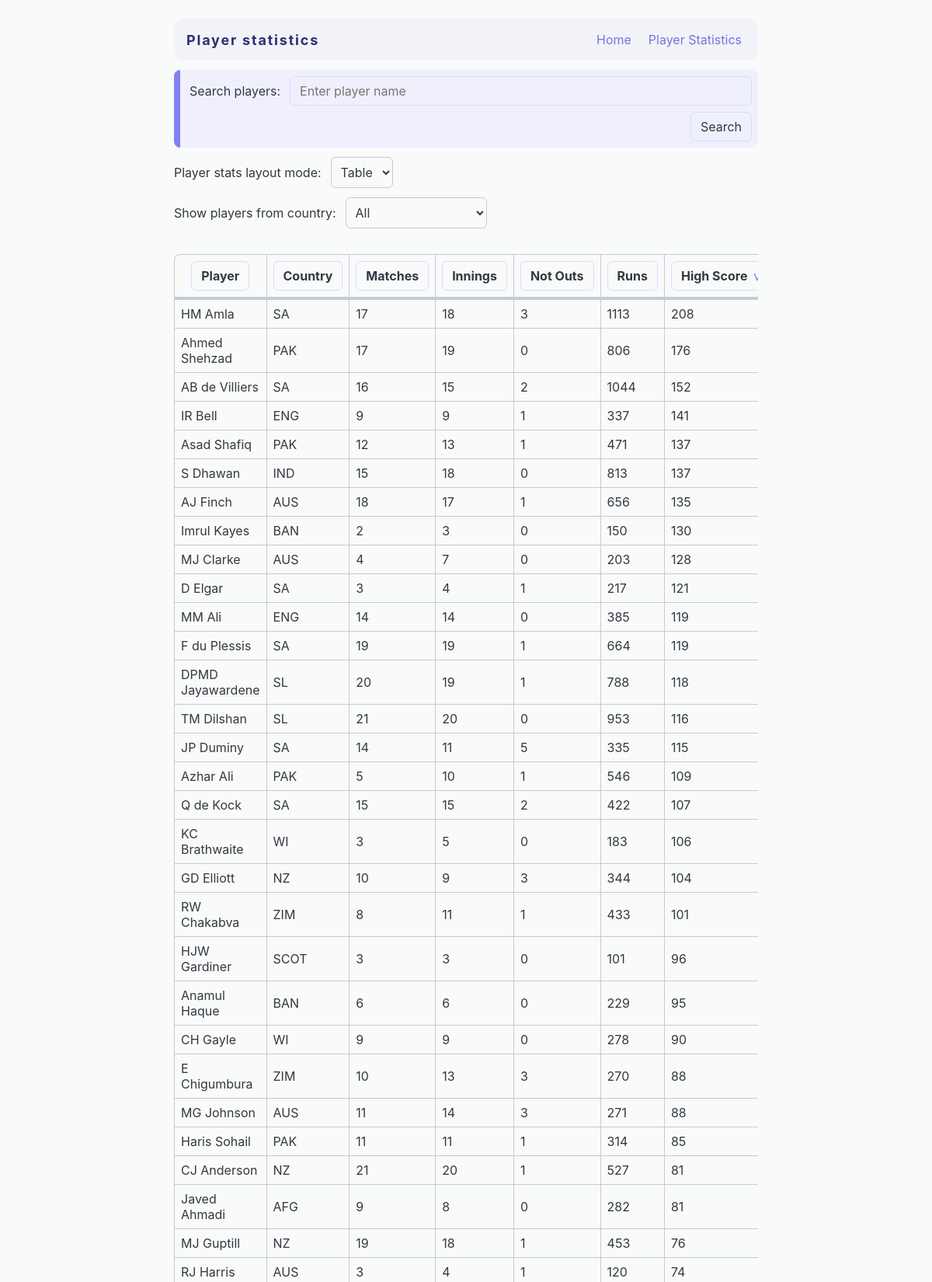
Screenshot of /cricket-stats (upper part) with the database file from the repository.
### tables this page shows
CREATE TABLE "cricket_world_cup_data" (
	"Player"	TEXT,
	"Country"	TEXT,
	"Matches"	INTEGER,
	"Innings"	INTEGER,
	"NotOuts"	INTEGER,
	"Runs"	INTEGER,
	"HighScore"	NUMERIC,
	"Average"	REAL,
	"BallsFaced"	INTEGER,
	"StrikeRate"	REAL,
	"100"	INTEGER,
	"50"	INTEGER,
	"0"	INTEGER,
	"4s"	INTEGER,
	"6s"	INTEGER
);

### app.py (the view)
@app.route("/cricket-stats")
def cricket_stats():
    db = get_db()
    cursor = db.cursor()
    players = None
    search = False
    search_text = request.args.get('search-text')
    if (search_text is not None and search_text.strip() != ""):
        search = True
        players = cursor.execute("SELECT Player, Country, Matches, Innings, NotOuts, Runs, HighScore, Average, BallsFaced, StrikeRate FROM cricket_world_cup_data WHERE Player LIKE ? ORDER BY HighScore DESC",
                                 ("%" + search_text + "%",)).fetchall()
    else:
        players = cursor.execute(
            "SELECT Player, Country, Matches, Innings, NotOuts, Runs, HighScore, Average, BallsFaced, StrikeRate FROM cricket_world_cup_data ORDER BY HighScore DESC").fetchall()
    updated_players = []
    for player in players:
        updated_players.append({
            "name": player["Player"],
            "country": player["Country"],
            "matches": player["Matches"],
            "innings": player["Innings"],
            "not_outs": player["NotOuts"],
            "runs": player["Runs"],
            "high_score": player["HighScore"],
            "average": player["Average"],
            "balls_faced": player["BallsFaced"],
            "strike_rate": player["StrikeRate"],
        })
    return render_template("cricket-stats.jinja",
                           players=updated_players,
                           search=search,
                           query=search_text or "")

### app.py (called while the page is built)
def db_dict_factory(cursor, row):
    d = {}
    for idx, col in enumerate(cursor.description):
        d[col[0]] = row[idx]
    return d

def get_db():
    db = getattr(g, '_database', None)
    if db is None:
        db = g._database = sqlite3.connect(DATABASE_NAME)
        db.row_factory = db_dict_factory
    return db

@app.teardown_appcontext
def close_connection(exception):
    db = getattr(g, '_database', None)
    if db is not None:
        db.close()

### templates/cricket-stats.jinja (shortened to what this page needs)
{% extends 'layout.jinja' %}
{% block title %}Player statistics{% endblock %}
{% block content %}
    <section>
        <form action="/cricket-stats" method="get">
            <label for="player-searhbox">
                Search players:
                <input type="search"
                       name="search-text"
                       id="player-searhbox"
                       placeholder="Enter player name"
                       value="{{ query }}">
            </label>
            <div class="form-control-row">
                <button type="submit">Search</button>
            </div>
        </form>
        {% if players|length > 0 %}
            <label for="change-layout-dropdown">
                Player stats layout mode:
                <select id="change-layout-dropdown" value="table">
                    <option value="table">
                        Table
                    </option>
                </select>
            </label>
            <label for="change-country-filter-dropdown">
                Show players from country:
                <select name="brand" id="change-country-filter-dropdown" value="all">
                    <option value="all">
                        All
                    </option>
                </select>
            </label>
            <div id="double-scroll-wrapper">
                <div id="players-data-wrapper" data-double-scroll>
                    <table>
                        <thead>
                            <tr>
                                <th>
                                    <button type="button" data-sort-column="name" class="table-sort-button">Player</button>
                                </th>
                                <th>
                                    <button type="button" data-sort-column="country" class="table-sort-button">Country</button>
                                </th>
                                <th>
                                    <button type="button" data-sort-column="matches" class="table-sort-button">Matches</button>
                                </th>
                                <th>
                                    <button type="button" data-sort-column="innings" class="table-sort-button">Innings</button>
                                </th>
                                <th>
                                    <button type="button" data-sort-column="not_outs" class="table-sort-button">Not Outs</button>
                                </th>
                                <th>
                                    <button type="button" data-sort-column="runs" class="table-sort-button">Runs</button>
                                </th>
                                <th>
                                    <button type="button"
                                            data-sort-column="high_score"
                                            class="table-sort-button"
                                            data-sort-direction="down">
                                        High Score
                                    </button>
                                </th>
                            </tr>
                        </thead>
                        <tbody>
                            {% for player in players %}
                                <tr>
                                    <td>
                                        <p>{{ player.name }}</p>
                                    </td>
                                    <td>
                                        <p>{{ player.country }}</p>
                                    </td>
                                    <td>
                                        <p>{{ player.matches }}</p>
                                    </td>
                                    <td>
                                        <p>{{ player.innings }}</p>
                                    </td>
                                    <td>
                                        <p>{{ player.not_outs }}</p>
                                    </td>
                                    <td>
                                        <p>{{ player.runs }}</p>
                                    </td>
                                    <td>
                                        <p>{{ player.high_score }}</p>
                                    </td>
                                </tr>
                            {% endfor %}
                        </tbody>
                    </table>
                </div>
            </div>
        {% else %}
            <div id="players-data-wrapper">
                <p>No players found for search query.</p>
            </div>
        {% endif %}
    </section>
{% endblock %}

### templates/layout.jinja (shortened to what this page needs)
<!DOCTYPE html>
<html lang="en">
    <head>
        <link rel="stylesheet"
              href="{{ url_for('static', filename='cool-styles.css') }}"/>
    </head>
    <body>
        <div id="header-wrapper">
            <header>
                <h1>{{ self.title() }}</h1>
                <nav>
                    <a href="/">Home</a>
                    <a href="/cricket-stats">Player Statistics</a>
                </nav>
            </header>
        </div>
        <main>
            {% block content %}{% endblock %}
        </main>
    </body>
</html>

### rows the page displays
cricket_world_cup_data: name "HM Amla", country "SA", matches "17", innings "18", not_outs "3", runs "1113", high_score "208"
cricket_world_cup_data: name "Ahmed Shehzad", country "PAK", matches "17", innings "19", not_outs "0", runs "806", high_score "176"
cricket_world_cup_data: name "AB de Villiers", country "SA", matches "16", innings "15", not_outs "2", runs "1044", high_score "152"
cricket_world_cup_data: name "IR Bell", country "ENG", matches "9", innings "9", not_outs "1", runs "337", high_score "141"
cricket_world_cup_data: name "Asad Shafiq", country "PAK", matches "12", innings "13", not_outs "1", runs "471", high_score "137"
cricket_world_cup_data: name "S Dhawan", country "IND", matches "15", innings "18", not_outs "0", runs "813", high_score "137"
cricket_world_cup_data: name "AJ Finch", country "AUS", matches "18", innings "17", not_outs "1", runs "656", high_score "135"
cricket_world_cup_data: name "Imrul Kayes", country "BAN", matches "2", innings "3", not_outs "0", runs "150", high_score "130"
cricket_world_cup_data: name "MJ Clarke", country "AUS", matches "4", innings "7", not_outs "0", runs "203", high_score "128"
cricket_world_cup_data: name "D Elgar", country "SA", matches "3", innings "4", not_outs "1", runs "217", high_score "121"
cricket_world_cup_data: name "MM Ali", country "ENG", matches "14", innings "14", not_outs "0", runs "385", high_score "119"
cricket_world_cup_data: name "F du Plessis", country "SA", matches "19", innings "19", not_outs "1", runs "664", high_score "119"
cricket_world_cup_data: name "DPMD Jayawardene", country "SL", matches "20", innings "19", not_outs "1", runs "788", high_score "118"
cricket_world_cup_data: name "TM Dilshan", country "SL", matches "21", innings "20", not_outs "0", runs "953", high_score "116"
cricket_world_cup_data: name "JP Duminy", country "SA", matches "14", innings "11", not_outs "5", runs "335", high_score "115"
cricket_world_cup_data: name "Azhar Ali", country "PAK", matches "5", innings "10", not_outs "1", runs "546", high_score "109"
cricket_world_cup_data: name "Q de Kock", country "SA", matches "15", innings "15", not_outs "2", runs "422", high_score "107"
cricket_world_cup_data: name "KC Brathwaite", country "WI", matches "3", innings "5", not_outs "0", runs "183", high_score "106"
cricket_world_cup_data: name "GD Elliott", country "NZ", matches "10", innings "9", not_outs "3", runs "344", high_score "104"
cricket_world_cup_data: name "RW Chakabva", country "ZIM", matches "8", innings "11", not_outs "1", runs "433", high_score "101"
cricket_world_cup_data: name "HJW Gardiner", country "SCOT", matches "3", innings "3", not_outs "0", runs "101", high_score "96"
cricket_world_cup_data: name "Anamul Haque", country "BAN", matches "6", innings "6", not_outs "0", runs "229", high_score "95"
cricket_world_cup_data: name "CH Gayle", country "WI", matches "9", innings "9", not_outs "0", runs "278", high_score "90"
cricket_world_cup_data: name "E Chigumbura", country "ZIM", matches "10", innings "13", not_outs "3", runs "270", high_score "88"
cricket_world_cup_data: name "MG Johnson", country "AUS", matches "11", innings "14", not_outs "3", runs "271", high_score "88"
cricket_world_cup_data: name "Haris Sohail", country "PAK", matches "11", innings "11", not_outs "1", runs "314", high_score "85"
cricket_world_cup_data: name "CJ Anderson", country "NZ", matches "21", innings "20", not_outs "1", runs "527", high_score "81"
cricket_world_cup_data: name "Javed Ahmadi", country "AFG", matches "9", innings "8", not_outs "0", runs "282", high_score "81"
cricket_world_cup_data: name "MJ Guptill", country "NZ", matches "19", innings "18", not_outs "1", runs "453", high_score "76"
cricket_world_cup_data: name "RJ Harris", country "AUS", matches "3", innings "4", not_outs "1", runs "120", high_score "74"
